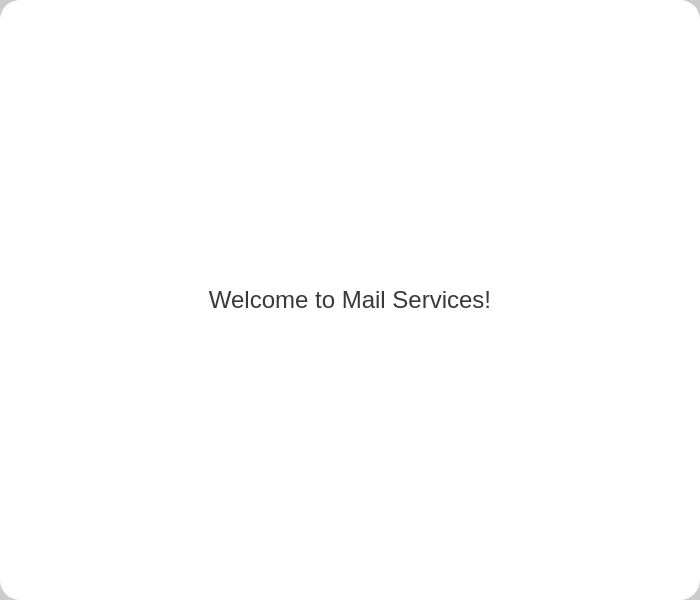
<?xml version="1.0" encoding="UTF-8"?>
<ui version="4.0">
 <class>StartingWelcomeWidget</class>
 <widget class="QWidget" name="StartingWelcomeWidget">
  <property name="geometry">
   <rect>
    <x>0</x>
    <y>0</y>
    <width>700</width>
    <height>600</height>
   </rect>
  </property>
  <property name="minimumSize">
   <size>
    <width>700</width>
    <height>600</height>
   </size>
  </property>
  <property name="windowTitle">
   <string>Form</string>
  </property>
  <property name="styleSheet">
   <string notr="true">QWidget#StartingWelcomeWidget {
	background: #cccccc;
}</string>
  </property>
  <layout class="QVBoxLayout" name="verticalLayout">
   <property name="spacing">
    <number>0</number>
   </property>
   <property name="leftMargin">
    <number>0</number>
   </property>
   <property name="topMargin">
    <number>0</number>
   </property>
   <property name="rightMargin">
    <number>0</number>
   </property>
   <property name="bottomMargin">
    <number>0</number>
   </property>
   <item>
    <widget class="QLabel" name="StartingWelcomeLabel">
     <property name="font">
      <font>
       <family>Segoe UI</family>
       <pointsize>18</pointsize>
      </font>
     </property>
     <property name="styleSheet">
      <string notr="true">QLabel#StartingWelcomeLabel {
	background: #FFFFFF;
	border: 1px solid #FFFFFF;
	border-radius: 20;
	color: #393939;
}</string>
     </property>
     <property name="text">
      <string>Welcome to Mail Services!</string>
     </property>
     <property name="alignment">
      <set>Qt::AlignCenter</set>
     </property>
    </widget>
   </item>
  </layout>
 </widget>
 <resources/>
 <connections/>
</ui>
